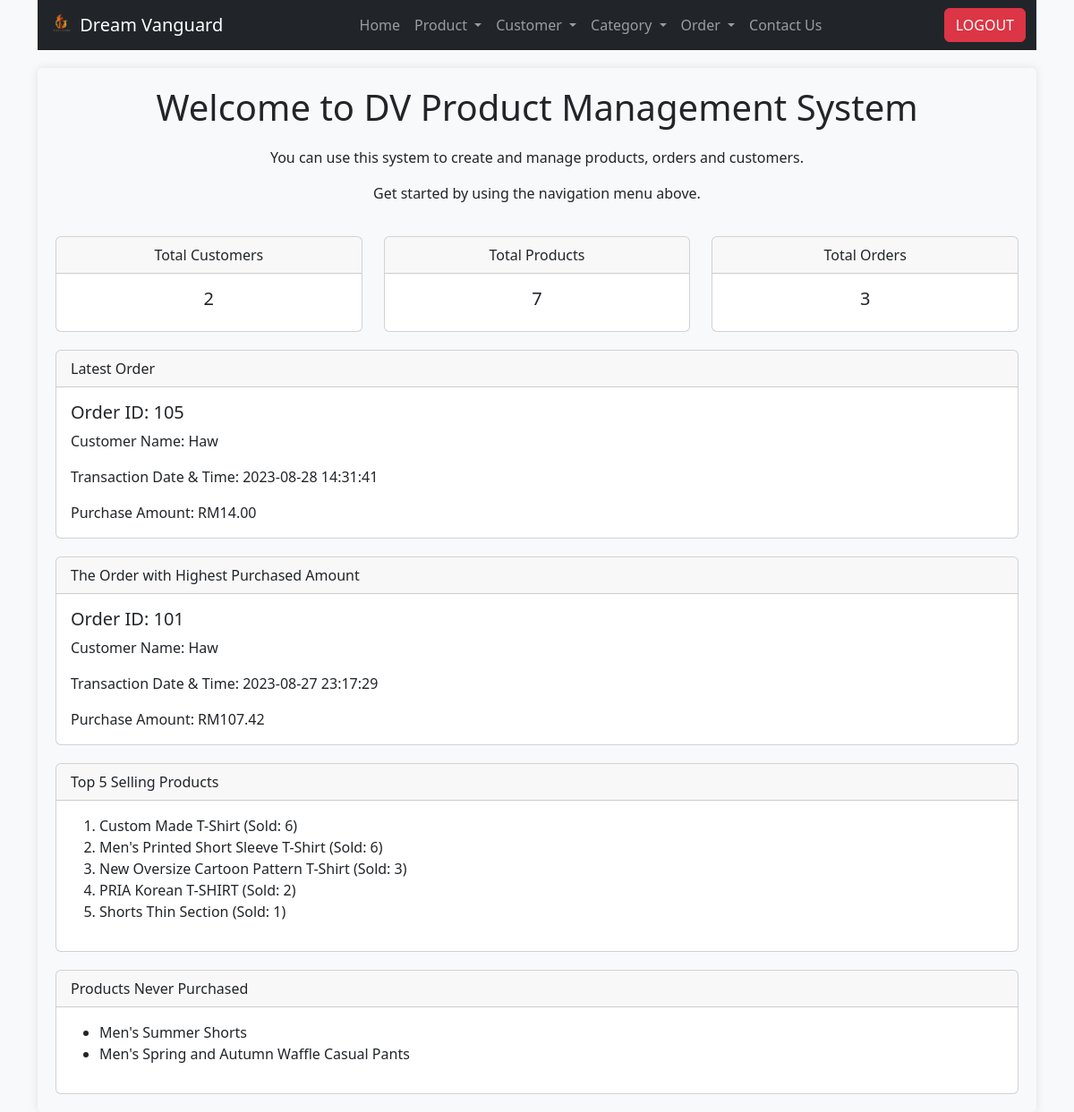
Screenshot of /index.php (signed in) with the database file from the repository.
### tables this page shows
CREATE TABLE IF NOT EXISTS `order_summary` (
  `id` int NOT NULL AUTO_INCREMENT,
  `customer_id` int NOT NULL,
  `order_date` datetime NOT NULL,
  PRIMARY KEY (`id`)
);

CREATE TABLE IF NOT EXISTS `customers` (
  `id` int NOT NULL AUTO_INCREMENT,
  `username` varchar(50) NOT NULL,
  `password` varchar(255) NOT NULL,
  `first_name` varchar(50) NOT NULL,
  `last_name` varchar(50) NOT NULL,
  `email` varchar(50) DEFAULT NULL,
  `gender` enum('Male','Female','Other') NOT NULL,
  `date_of_birth` date NOT NULL,
  `registration_datetime` datetime NOT NULL,
  `account_status` enum('Active','Inactive') NOT NULL,
  `image` varchar(255) NOT NULL,
  PRIMARY KEY (`id`),
  UNIQUE KEY `username` (`username`)
);

CREATE TABLE IF NOT EXISTS `products` (
  `id` int NOT NULL AUTO_INCREMENT,
  `name` varchar(128) NOT NULL,
  `description` text NOT NULL,
  `price` double NOT NULL,
  `created` datetime NOT NULL,
  `modified` timestamp NOT NULL DEFAULT CURRENT_TIMESTAMP ON UPDATE CURRENT_TIMESTAMP,
  `promotion_price` decimal(10,2) DEFAULT NULL,
  `manufacture_date` date DEFAULT NULL,
  `expired_date` date DEFAULT NULL,
  `category_id` int DEFAULT NULL,
  `image` varchar(255) NOT NULL,
  PRIMARY KEY (`id`)
);

### index.php (the view, shortened to what this page needs)
<?php
require_once 'config/database.php';
function getTotalRecords($tableName, $columnName, $con)
{
    $query = "SELECT COUNT(*) AS total FROM $tableName";
    $stmt = $con->prepare($query);
    $stmt->execute();
    $row = $stmt->fetch(PDO::FETCH_ASSOC);
    return $row['total'];
}
function getLatestOrder($con)
{
    $query = "SELECT order_summary.id, customers.first_name, order_summary.order_date, SUM(CASE
    WHEN products.promotion_price IS NOT NULL AND products.promotion_price != 0
    THEN products.promotion_price * order_details.quantity
    ELSE products.price * order_details.quantity
  END) AS total_amount
            FROM order_summary
            INNER JOIN customers ON order_summary.customer_id = customers.id
            INNER JOIN order_details ON order_summary.id = order_details.order_id
            INNER JOIN products ON order_details.product_id = products.id
            GROUP BY order_summary.id, customers.first_name, order_summary.order_date
            ORDER BY order_summary.order_date DESC
            LIMIT 1";
    $stmt = $con->prepare($query);
    $stmt->execute();
    return $stmt->fetch(PDO::FETCH_ASSOC);
}
function getHighestPurchaseOrder($con)
{
    $query = "SELECT order_summary.id, customers.first_name, order_summary.order_date, SUM(CASE
    WHEN products.promotion_price IS NOT NULL AND products.promotion_price != 0
    THEN products.promotion_price * order_details.quantity
    ELSE products.price * order_details.quantity
  END) AS total_amount
            FROM order_summary
            INNER JOIN customers ON order_summary.customer_id = customers.id
            INNER JOIN order_details ON order_summary.id = order_details.order_id
            INNER JOIN products ON order_details.product_id = products.id
            GROUP BY order_summary.id, customers.first_name, order_summary.order_date
            ORDER BY total_amount DESC
            LIMIT 1";
    $stmt = $con->prepare($query);
    $stmt->execute();
    return $stmt->fetch(PDO::FETCH_ASSOC);
}
function getTopSellingProducts($con)
{
    $query = "SELECT products.name, SUM(order_details.quantity) AS total_sold
            FROM order_details
            INNER JOIN products ON order_details.product_id = products.id
            GROUP BY products.id
            ORDER BY total_sold DESC
            LIMIT 5";
    $stmt = $con->prepare($query);
    $stmt->execute();
    return $stmt->fetchAll(PDO::FETCH_ASSOC);
}
function getNeverPurchasedProducts($con)
{
    $query = "SELECT products.name
            FROM products
            LEFT JOIN order_details ON products.id = order_details.product_id
            WHERE order_details.id IS NULL";
    $stmt = $con->prepare($query);
    $stmt->execute();
    return $stmt->fetchAll(PDO::FETCH_ASSOC);
}
$totalCustomers = getTotalRecords('customers', 'id', $con);
$totalProducts = getTotalRecords('products', 'id', $con);
$totalOrders = getTotalRecords('order_summary', 'id', $con);
$latestOrder = getLatestOrder($con);
$highestPurchaseOrder = getHighestPurchaseOrder($con);
$topSellingProducts = getTopSellingProducts($con);
$neverPurchasedProducts = getNeverPurchasedProducts($con);
?>
<!DOCTYPE html>
<html>
<head>
    <link href="https://cdn.jsdelivr.net/npm/bootstrap@5.3.0/dist/css/bootstrap.min.css" rel="stylesheet">
</head>
<body>
    <div class="container">
        <?php include 'includes/navbar.php'; ?>
        <div class="container1">
            <div class="page-header">
                <h1>Welcome to DV Product Management System</h1>
            </div>
            <div class="page-description">
                <p>You can use this system to create and manage products, orders and customers.</p>
                <p>Get started by using the navigation menu above.</p>
            </div>
            <div class="row">
                <div class="col-md-4">
                    <div class="card">
                        <div class="card-header text-center">
                            Total Customers
                        </div>
                        <div class="card-body">
                            <h5 class="card-title text-center"><?php echo $totalCustomers; ?></h5>
                        </div>
                    </div>
                </div>
                <div class="col-md-4">
                    <div class="card">
                        <div class="card-header text-center">
                            Total Products
                        </div>
                        <div class="card-body">
                            <h5 class="card-title text-center"><?php echo $totalProducts; ?></h5>
                        </div>
                    </div>
                </div>
                <div class="col-md-4">
                    <div class="card">
                        <div class="card-header text-center">
                            Total Orders
                        </div>
                        <div class="card-body">
                            <h5 class="card-title text-center   "><?php echo $totalOrders; ?></h5>
                        </div>
                    </div>
                </div>
            </div>
            <div class="card">
                <div class="card-header">
                    Latest Order
                </div>
                <div class="card-body">
                    <?php if ($latestOrder) : ?>
                        <h5 class="card-title">Order ID: <?php echo $latestOrder['id']; ?></h5>
                        <p class="card-text">Customer Name: <?php echo $latestOrder['first_name']; ?></p>
                        <p class="card-text">Transaction Date & Time: <?php echo $latestOrder['order_date']; ?></p>
                        <p class="card-text">Purchase Amount: RM<?php echo number_format($latestOrder['total_amount'], 2); ?></p>
                    <?php else : ?>
                        <p> No orders found.</p>
                    <?php endif; ?>
                </div>
            </div>
            <div class="card">
                <div class="card-header">
                    The Order with Highest Purchased Amount
                </div>
                <div class="card-body">
                    <?php if ($highestPurchaseOrder) : ?>
                        <h5 class="card-title">Order ID: <?php echo $highestPurchaseOrder['id']; ?></h5>
                        <p class="card-text">Customer Name: <?php echo $highestPurchaseOrder['first_name']; ?></p>
                        <p class="card-text">Transaction Date & Time: <?php echo $highestPurchaseOrder['order_date']; ?></p>
                        <p class="card-text">Purchase Amount: RM<?php echo number_format($highestPurchaseOrder['total_amount'], 2); ?></p>
                    <?php else : ?>
                        <p> No orders found.</p>
                    <?php endif; ?>
                </div>
            </div>
            <div class="card">
                <div class="card-header">
                    Top 5 Selling Products
                </div>
                <div class="card-body">
                    <?php if (count($topSellingProducts) > 0) : ?>
                        <ol>
                            <?php foreach ($topSellingProducts as $product) : ?>
                                <li><?php echo $product['name']; ?> (Sold: <?php echo $product['total_sold']; ?>)</li>
                            <?php endforeach; ?>
                        </ol>
                    <?php else : ?>
                        <p>No products have been ordered yet.</p>
                    <?php endif; ?>
                </div>
            </div>
            <div class="card">
                <div class="card-header">
                    Products Never Purchased
                </div>
                <div class="card-body">
                    <ul>
                        <?php foreach ($neverPurchasedProducts as $product) : ?>
                            <li><?php echo $product['name']; ?></li>
                        <?php endforeach; ?>
                    </ul>
                </div>
            </div>
        </div>
    </div>
</body>
</html>

### index.php (style rules this page uses)
body { background-color: #f8f9fa; }
.container1 { border-radius: 5px; box-shadow: 0px 0px 10px rgba(0, 0, 0, 0.1); padding: 20px; margin-top: 20px; }
.page-header { text-align: center; }
.page-description { text-align: center; margin-top: 20px; }
.card { margin-top: 20px; }
.row .card { flex: 0 0 calc(50% - 10px); }

### rows the page displays
order_summary: id "105", customer.first_name "Haw", order_date "2023-08-28 14:31:41"
order_summary: id "101", customer.first_name "Haw", order_date "2023-08-27 23:17:29"
products: name "Men's Summer Shorts"
products: name "Men's Spring and Autumn Waffle Casual Pants"

### other values shown
$totalCustomers "2"
$totalProducts "7"
$totalOrders "3"
$latestOrder['total_amount'] "14.00"
$highestPurchaseOrder['total_amount'] "107.42"
$product['name'] "Custom Made T-Shirt"
$product['total_sold'] "6"
$product['name'] "Men's Printed Short Sleeve T-Shirt"
$product['name'] "New Oversize Cartoon Pattern T-Shirt"
$product['total_sold'] "3"
$product['name'] "PRIA Korean T-SHIRT"
$product['total_sold'] "2"
$product['name'] "Shorts Thin Section"
$product['total_sold'] "1"
